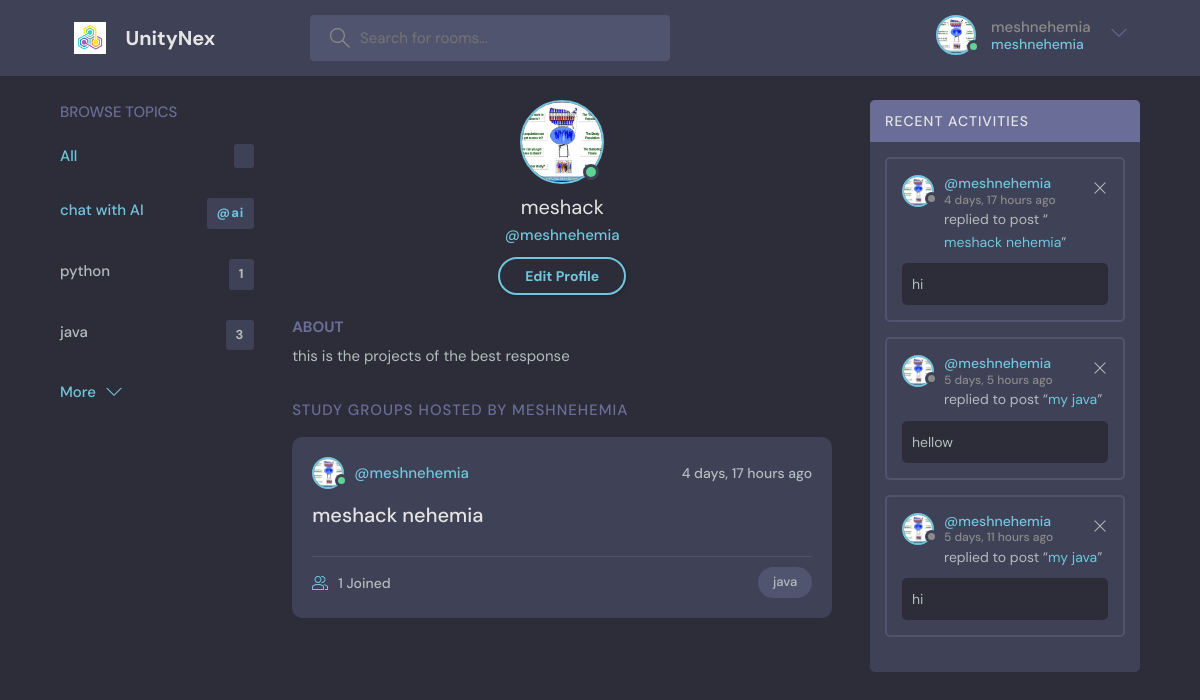
Page /profile/2/ (signed in) on the earlier database version.
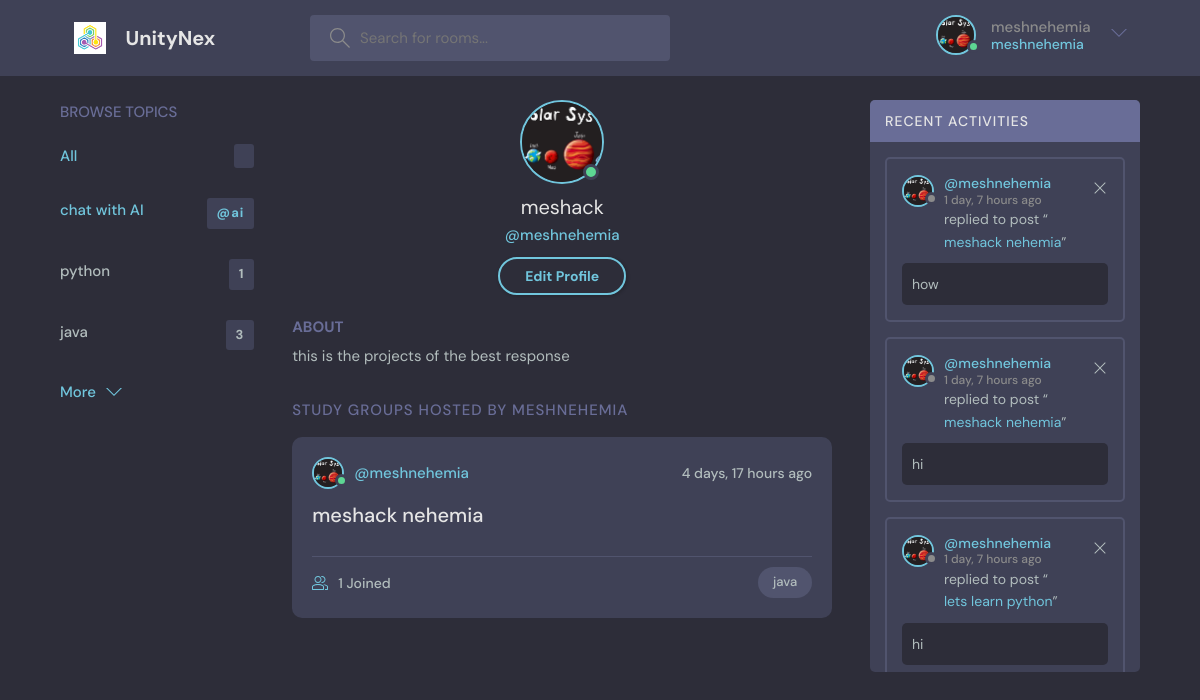
Same page on the later database version.
### socialmedia/models.py (models this page shows, shortened)
class User(AbstractUser):
    name = models.CharField(max_length=200, null=True)
    email = models.EmailField(unique=True, null=True)
    bio = models.TextField(null=True)
    avator = models.ImageField(null=True, upload_to='profile/', default="profile/avatar.svg")
    USERNAME_FIELD = 'email'
    REQUIRED_FIELDS = []

class Topic(models.Model):
    name = models.CharField(max_length=200)

class Room(models.Model):
    host = models.ForeignKey(User, on_delete=models.SET_NULL, null=True)
    topic = models.ForeignKey(Topic, on_delete=models.SET_NULL, null=True)
    name = models.CharField(max_length=200)
    description = models.TextField(null=True, blank=True)
    participants = models.ManyToManyField(User, related_name='participants', blank=True)
    updated = models.DateTimeField(auto_now=True)
    created = models.DateTimeField(auto_now_add=True)
    class Meta:
        ordering = ['-updated', '-created']

class Message(models.Model):
    user = models.ForeignKey(User, on_delete=models.CASCADE)
    room = models.ForeignKey(Room, on_delete=models.CASCADE)
    body = models.TextField()
    updated = models.DateTimeField(auto_now=True)
    created = models.DateTimeField(auto_now_add=True)
    class Meta:
        ordering = ['-updated', '-created']

### socialmedia/views.py (the view)
# urls.py: path('profile/<str:pk>/', views.userProfile, name='user-profile'),
@login_required(login_url='login')
def userProfile(request, pk):
    user = User.objects.get(id=pk)
    rooms = user.room_set.all()
    room_messages = user.message_set.all()
    topics = Topic.objects.all()
    context = {'user': user, 'rooms': rooms, 'room_messages': room_messages, 'topics': topics}
    return render(request, 'socialmedia/profile.html', context)

### socialmedia/templates/socialmedia/profile.html
{% extends 'main.html' %}
{% block content %}
    <main class="profile-page layout layout--3">
        <div class="container">
            {% include 'socialmedia/topics_component.html' %}
            <div class="roomList checking">
                <div class="profile">
                    <div class="profile__avatar">
                        <div class="avatar avatar--large active">
                            <img src="{{ user.avator.url }}"/>
                        </div>
                    </div>
                    <div class="profile__info">
                        <h3>{{ user.name }}</h3>
                        <p>@{{ user.username }}</p>
                        {% if request.user == user %}
                            <a href="{% url 'update-user' %}" class="btn btn--main btn--pill">Edit Profile</a>
                        {% endif %}
                    </div>
                    <div class="profile__about">
                        <h3>About</h3>
                        <p>
                            {{ user.bio }}
                        </p>
                    </div>
                </div>
                <div class="roomList__header">
                    <div>
                        <h2>Study Groups Hosted by {{ user.username }}</h2>
                    </div>
                </div>
                {% include 'socialmedia/feed_component.html' %}
            </div>
            {% include 'socialmedia/activity_component.html' %}
        </div>
    </main>
{% endblock content %}

### templates/navbar.html (shortened to what this page needs)
{% load static %}
<header class="header header--loggedIn">
    <div class="container">
        <a href="{% url 'home' %}" class="header__logo">
            <img src="{% static 'images/icons/logo.png' %}"/>
            <h1>UnityNex</h1>
        </a>
        <form class="header__search" action="{% url 'home' %}" method="get">
            <label>
                <input type="text" name="q" placeholder="Search for rooms..."/>
            </label>
        </form>
        <nav class="header__menu">
            {% if request.user.is_authenticated %}
                <div class="header__user">
                    <a href="{% url 'user-profile' request.user.id %}">
                        <div class="avatar avatar--medium active">
                            <img src="{{ request.user.avator.url }}"/>
                        </div>
                        <p>{{ request.user.username }} <span>{{ request.user.username }}</span></p>
                    </a>
                    <button class="dropdown-button">
                        <svg version="1.1" xmlns="http://www.w3.org/2000/svg" width="32" height="32"
                             viewBox="0 0 32 32">
                            <title>chevron-down</title>
                            <path d="M16 21l-13-13h-3l16 16 16-16h-3l-13 13z"></path>
                        </svg>
                    </button>
                </div>
            {% else %}
                <a href="{% url 'login' %}">
                    <img src="{% static 'images/profilesImages/avatar.svg' %}"/>
                    <p>Login</p>
                </a>
            {% endif %}
        </nav>
    </div>
</header>

### socialmedia/templates/socialmedia/topics_component.html
<div class="topics">
    <div class="topics__header">
        <h2>Browse Topics</h2>
    </div>
    <ul class="topics__list">
        <li>
            <a href="{% url 'home' %}" class="active">All <span>{{ topic.count }}</span></a>
        </li>
        <li>
            <a href="{% url 'chatbot' %}" class="active">chat with AI <span>@ai</span></a>
        </li>
        {% for topic in topics %}
            <li>
                <a href="{% url 'home' %}?q={{ topic.name }}">{{ topic.name }}
                    <span>{{ topic.room_set.all.count }}</span></a>
            </li>
        {% endfor %}
    </ul>
    <a class="btn btn--link" href="{% url 'topics' %}">
        More
        <svg version="1.1" xmlns="http://www.w3.org/2000/svg" width="32" height="32" viewBox="0 0 32 32">
            <title>chevron-down</title>
            <path d="M16 21l-13-13h-3l16 16 16-16h-3l-13 13z"></path>
        </svg>
    </a>
</div>

### socialmedia/templates/socialmedia/feed_component.html (shortened to what this page needs)
{%for room in rooms%}
    <div class="roomListRoom">
        <div class="roomListRoom__header">
        <a href="{% url 'user-profile' room.host.id %}" class="roomListRoom__author">
            <div class="avatar avatar--small active">
            <img src="{{room.host.avator.url}}" />
            </div>
            <span>@{{room.host.username}}</span>
        </a>
        <div class="roomListRoom__actions">
            <span>{{room.created|timesince}} ago</span>
        </div>
        </div>
        <div class="roomListRoom__content">
        <a href="{% url 'room' room.id%}">{{room.name}}</a>
        </div>
        <div class="roomListRoom__meta">
        <a  href="{% url 'room' room.id%}"  class="roomListRoom__joined">
            {{ room.participants.all.count }} Joined
        </a>
        <p class="roomListRoom__topic">{{room.topic.name}}</p>
        </div>
    </div>
{%endfor%}

### socialmedia/templates/socialmedia/activity_component.html
<div class="activities">
    <div class="activities__header">
        <h2>Recent Activities</h2>
    </div>
<div class="checking">
    {% for message in room_messages %}
        <div class="activities__box">
            <div class="activities__boxHeader roomListRoom__header">
                <a href="{% url 'user-profile' message.user.id %}" class="roomListRoom__author">
                    <div class="avatar avatar--small">
                        <img src="{{ message.user.avator.url }}"/>
                    </div>
                    <p>
                        @{{ message.user.username }}
                        <span>{{ message.created|timesince }} ago</span>
                    </p>
                </a>
                {% if request.user == message.user %}
                    <div class="roomListRoom__actions">
                        <a href="{% url 'delete-message' message.id %}">
                            <svg version="1.1" xmlns="http://www.w3.org/2000/svg" width="32" height="32"
                                 viewBox="0 0 32 32">
                                <title>remove</title>
                                <path
                                        d="M27.314 6.019l-1.333-1.333-9.98 9.981-9.981-9.981-1.333 1.333 9.981 9.981-9.981 9.98 1.333 1.333 9.981-9.98 9.98 9.98 1.333-1.333-9.98-9.98 9.98-9.981z"
                                ></path>
                            </svg>
                        </a>
                    </div>
                {% endif %}
            </div>
            <div class="activities__boxContent">
                <p>replied to post “<a href="{% url 'room' message.room.id %}">{{ message.room.name }}</a>”</p>
                <div class="activities__boxRoomContent">
                    {{ message.body }}
                </div>
            </div>
        </div>
    {% endfor %}
</div>
</div>

Differences in the rows shown:
no longer on this page (row unchanged): Message: user.avator (picture), user.username "meshnehemia", created "4 days, 17 hours", room.name "meshack nehemia", body "hi"
no longer on this page (row unchanged): Message: user.avator (picture), user.username "meshnehemia", created "5 days, 5 hours", room.name "my java", body "hellow"
no longer on this page (row unchanged): Message: user.avator (picture), user.username "meshnehemia", created "5 days, 11 hours", room.name "my java", body "hi"
changed User "meshack": user.avator: a different picture; avator: a different picture
changed through a linked row, Room "meshack nehemia": host.avator: a different picture
added Message: user.avator (picture), user.username "meshnehemia", created "1 day, 7 hours", room.name "meshack nehemia", body "how"
added Message: user.avator (picture), user.username "meshnehemia", created "1 day, 7 hours", room.name "meshack nehemia", body "hi"
added Message: user.avator (picture), user.username "meshnehemia", created "1 day, 7 hours", room.name "lets learn python", body "hi"
